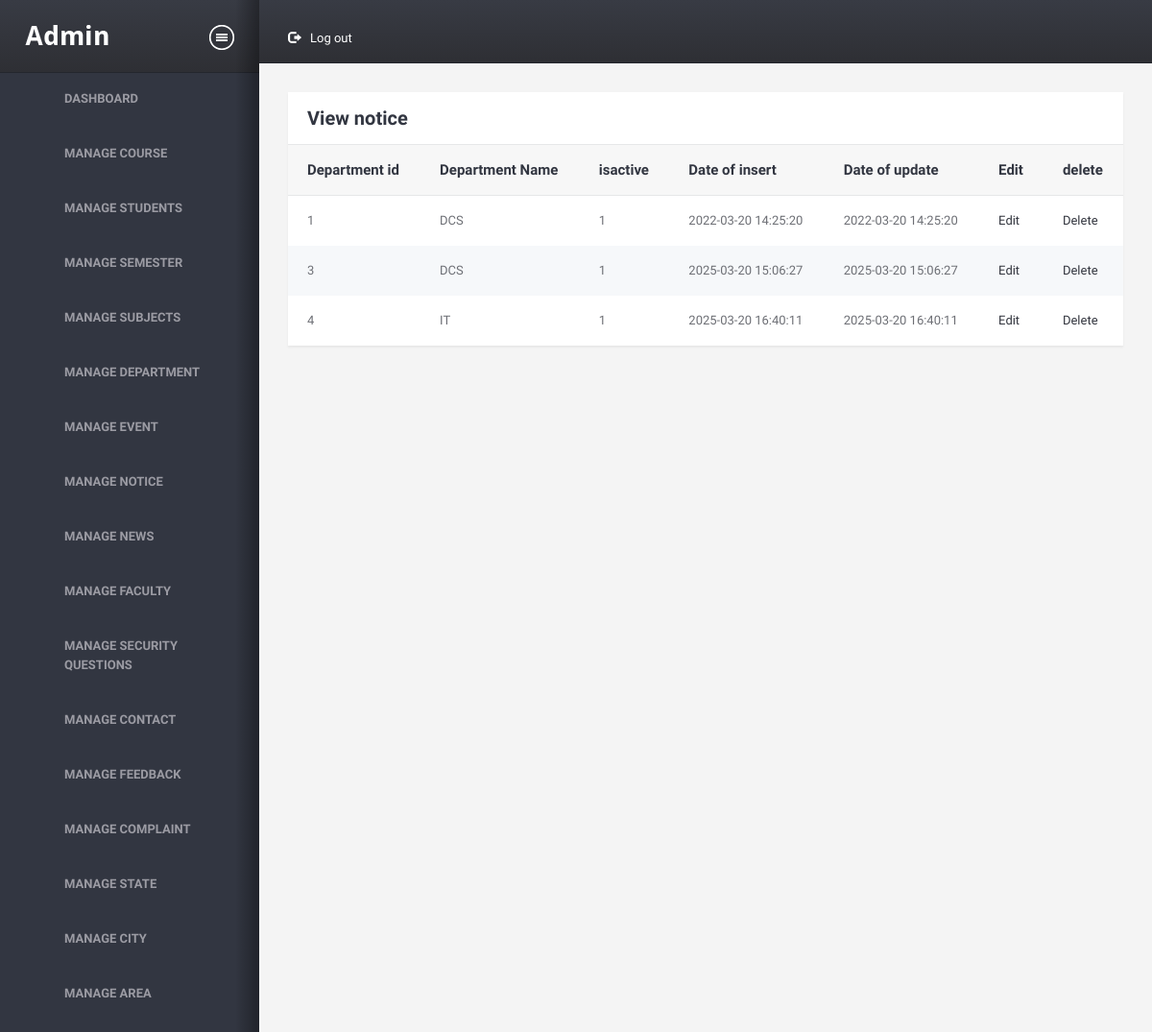
Screenshot of /admin/viewdepartment.php (signed in) with the database file from the repository.
### tables this page shows
CREATE TABLE `department` (
  `department_id` int(11) NOT NULL,
  `name` varchar(20) NOT NULL,
  `doi` datetime NOT NULL,
  `dou` datetime NOT NULL,
  `isactive` int(1) NOT NULL
);

### admin/viewdepartment.php (the view, shortened to what this page needs)
<!DOCTYPE HTML>
<html>
<head>
<link href="assets/css/A.style.css%2bbootstrap.css%2cMcc.0ONHoLZfWm.css.pagespeed.cf.2IS1LTyY4Z.css" rel="stylesheet" media="screen"/>
</head>
<body>
<div class="wrapper">
    <div class="structure-row">
        <?php require 'sidebar.php';?>
        <div class="right-sec">
            <header>
                <nav class="topnav">
                    <ul id="nav1">
                        <li class="settings">
                            <a href="logout.php"><i class="glyphicon glyphicon-log-out"></i>Log out</a>
                        </li>
                    </ul>
                </nav>
                <div class="clearfix"></div>
            </header>
            <div class="content-section">
                <div class="container-liquid">
                    <div class="row">
                        <div class="col-xs-12">
                            <div class="sec-box">
                                <a class="closethis">Close</a>
                                <header>
                                    <h2 class="heading">View notice</h2>
                                </header>
                                <div class="contents">
                                    <a class="togglethis">Toggle</a>
                                    <section>
                                        <table class="table">
                                            <thead>
                                                <tr>
                                                    <th>Department id</th>
                                                    <th>Department Name</th>
                                                    <th>isactive</th>
                                                    <th>Date of insert</th>
                                                    <th>Date of update</th>
                                                    <th>Edit</th>
                                                    <th>delete</th>
                                                </tr>
                                            </thead>
                                            <?php
                require '../common/dbconnect.php';
                $qry = "SELECT * FROM department WHERE isactive !=2";
                $rs = mysqli_query($conn,$qry);
                if (mysqli_num_rows($rs)>0)
                {
                    while ($row = mysqli_fetch_assoc($rs))
                    {
                        ?>
                        <tr>
                        <td><?php echo $row['department_id']; ?></td>
                        <td><?php echo $row['name']; ?></td>
                        <td><?php echo $row['isactive']; ?></td>
                        <td><?php echo $row['doi']; ?></td>
                        <td><?php echo $row['dou']; ?></td>
                        <td><a href="editdepartment.php?id=<?php echo $row['department_id'];?>">Edit</a></td>
                        <td><a href="deletedepartment.php?id=<?php echo $row['department_id'];?>">Delete</a></td>
                        </tr>
                        <?php
                    }
                }
                else
                {
                    echo "0 Row found";
                }
                         ?>
                                        </table>
                                    </section>
                                </div>
                            </div>
                        </div>
                    </div>
                </div>
            </div>
        </div>
    </div>
</div>
</body>
</html>

### rows the page displays
department: department_id "1", name "DCS", isactive "1", doi "2022-03-20 14:25:20", dou "2022-03-20 14:25:20"
department: department_id "3", name "DCS", isactive "1", doi "2025-03-20 15:06:27", dou "2025-03-20 15:06:27"
department: department_id "4", name "IT", isactive "1", doi "2025-03-20 16:40:11", dou "2025-03-20 16:40:11"
